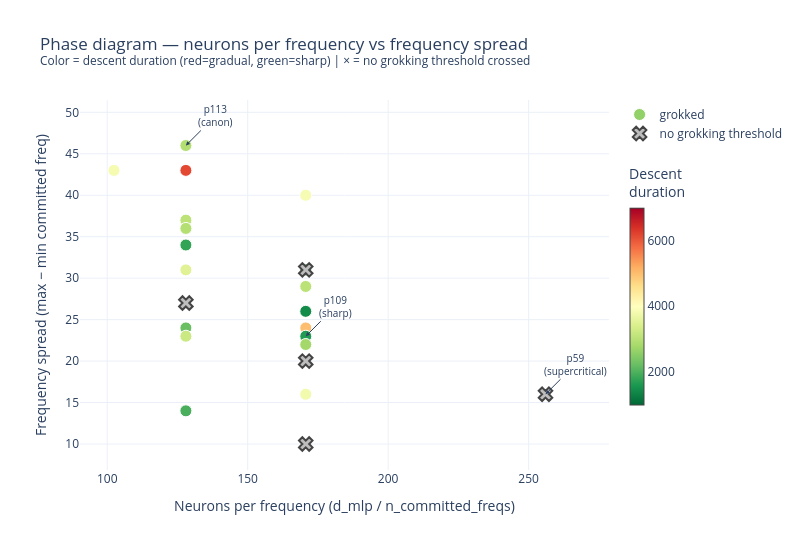

Write notebook code for a chart like this one.
### Markdown cell above
## Main phase diagram — neurons-per-frequency vs frequency spread

These two axes capture different aspects of how the model distributes resources:
- **npf** (neurons per frequency): how many neurons are available per Fourier mode
- **freq_spread**: how wide the committed frequency set is across the spectrum

Color encodes `descent_duration` (grokking epoch - second descent onset).
Models that never crossed the grokking threshold are shown as open markers (×).

### Code cell
_LABEL_COLORS = {
    "healthy": "#2196F3",
    "late_grokker": "#FF9800",
    "degraded": "#9C27B0",
    "no_second_descent": "#F44336",
    "unknown": "#9E9E9E",
}

df_grokked = df[df["grokked"] & df["npf"].notna()].copy()
df_ungrokked = df[~df["grokked"] & df["npf"].notna()].copy()

fig = go.Figure()

# Grokked variants — color by descent_duration
fig.add_trace(go.Scatter(
    x=df_grokked["npf"],
    y=df_grokked["freq_spread"],
    mode="markers",
    marker=dict(
        size=12,
        color=df_grokked["descent_duration"],
        colorscale="RdYlGn_r",  # red = long duration (gradual), green = short (sharp)
        colorbar=dict(title="Descent<br>duration", thickness=14, len=0.7),
        line=dict(width=1, color="white"),
        cmin=1000,
        cmax=7000,
    ),
    text=df_grokked["variant"] + "<br>" + df_grokked["label"] +
         "<br>dur=" + df_grokked["descent_duration"].apply(lambda x: f"{x:.0f}" if x else "—"),
    hovertemplate="%{text}<br>npf=%{x:.0f} spread=%{y}<extra></extra>",
    name="grokked",
    showlegend=True,
))

# Ungrokked variants — grey × markers
if len(df_ungrokked) > 0:
    fig.add_trace(go.Scatter(
        x=df_ungrokked["npf"],
        y=df_ungrokked["freq_spread"],
        mode="markers",
        marker=dict(size=12, symbol="x", color="#BDBDBD", line=dict(width=2)),
        text=df_ungrokked["variant"] + "<br>" + df_ungrokked["label"],
        hovertemplate="%{text}<br>npf=%{x:.0f} spread=%{y}<extra>no grokking threshold</extra>",
        name="no grokking threshold",
    ))

# Annotate reference models
references = [
    ("p109/s485/ds598", "p109\n(sharp)"),
    ("p59/s485/ds598", "p59\n(supercritical)"),
    ("p113/s999/ds598", "p113\n(canon)"),
    ("p101/s999/ds598", "p101\n(open-loop)"),
]
for variant_id, annotation in references:
    row = df[df["variant"] == variant_id]
    if len(row) == 0 or row["npf"].isna().all():
        continue
    r = row.iloc[0]
    fig.add_annotation(
        x=r["npf"], y=r["freq_spread"],
        text=annotation.replace("\n", "<br>"),
        showarrow=True, arrowhead=2, arrowsize=0.8,
        ax=30, ay=-30, font=dict(size=10),
    )

fig.update_layout(
    title="Phase diagram — neurons per frequency vs frequency spread<br>"
          "<sup>Color = descent duration (red=gradual, green=sharp) | × = no grokking threshold crossed</sup>",
    xaxis_title="Neurons per frequency (d_mlp / n_committed_freqs)",
    yaxis_title="Frequency spread (max − min committed freq)",
    template="plotly_white",
    height=550,
    width=800,
)
fig.show()
fig.write_image(str(EXPORT_DIR / "phase_diagram_npf_spread.png"))

### Figure 1 — Plotly figure (JSON) as saved in the notebook; plotly's stock layout.template omitted (floating-point values rounded to 4 significant figures)
{"data": [{"hovertemplate": "%{text}<br>npf=%{x:.0f} spread=%{y}<extra></extra>", "marker": {"cmax": 7000, "cmin": 1000, "color": [2611.0, 3055.0, 4999.0, 1790.0, 2242.0, 3527.0, 3032.0, 1930.0, 1659.0, 3239.0, 1970.0, 6160.0, 1437.0, 2945.0, 3843.0, 2968.0, 3799.0, 3876.0, 2777.0], "colorbar": {"len": 0.7, "thickness": 14, "title": {"text": "Descent<br>duration"}}, "colorscale": [[0, "rgb(0,104,55)"], [0.1, "rgb(26,152,80)"], [0.2, "rgb(102,189,99)"], [0.3, "rgb(166,217,106)"], [0.4, "rgb(217,239,139)"], [0.5, "rgb(255,255,191)"], [0.6, "rgb(254,224,139)"], [0.7, "rgb(253,174,97)"], [0.8, "rgb(244,109,67)"], [0.9, "rgb(215,48,39)"], [1, "rgb(165,0,38)"]], "line": {"color": "white", "width": 1}, "size": 12}, "mode": "markers", "name": "grokked", "showlegend": true, "text": ["p101/s485/ds598<br>late_grokker<br>dur=2611", "p101/s999/ds42<br>healthy<br>dur=3055", "p101/s999/ds999<br>healthy<br>dur=4999", "p103/s485/ds598<br>healthy<br>dur=1790", "p103/s999/ds598<br>healthy<br>dur=2242", "p107/s485/ds598<br>late_grokker<br>dur=3527", "p107/s999/ds598<br>healthy<br>dur=3032", "p109/s485/ds42<br>healthy<br>dur=1930", "p109/s485/ds598<br>healthy<br>dur=1659", "p109/s485/ds999<br>healthy<br>dur=3239", "p109/s999/ds598<br>healthy<br>dur=1970", "p113/s485/ds42<br>late_grokker<br>dur=6160", "p113/s485/ds598<br>healthy<br>dur=1437", "p113/s999/ds598<br>healthy<br>dur=2945", "p127/s485/ds598<br>late_grokker<br>dur=3843", "p127/s999/ds598<br>late_grokker<br>dur=2968", "p59/s999/ds598<br>healthy<br>dur=3799", "p97/s485/ds598<br>healthy<br>dur=3876", "p97/s999/ds598<br>healthy<br>dur=2777"], "type": "scatter", "x": [128.0, 128.0, 170.7, 128.0, 128.0, 128.0, 170.7, 170.7, 170.7, 128.0, 128.0, 128.0, 170.7, 128.0, 102.4, 128.0, 170.7, 170.7, 170.7], "y": [34, 37, 24, 34, 24, 31, 29, 31, 23, 23, 14, 43, 26, 46, 43, 36, 16, 40, 22]}, {"hovertemplate": "%{text}<br>npf=%{x:.0f} spread=%{y}<extra>no grokking threshold</extra>", "marker": {"color": "#BDBDBD", "line": {"width": 2}, "size": 12, "symbol": "x"}, "mode": "markers", "name": "no grokking threshold", "text": ["p101/s485/ds999<br>degraded", "p113/s485/ds999<br>degraded", "p113/s999/ds999<br>degraded", "p59/s485/ds598<br>late_grokker", "p59/s999/ds999<br>degraded"], "type": "scatter", "x": [170.7, 128.0, 170.7, 256.0, 170.7], "y": [31, 27, 20, 16, 10]}], "layout": {"annotations": [{"arrowhead": 2, "arrowsize": 0.8, "ax": 30, "ay": -30, "font": {"size": 10}, "showarrow": true, "text": "p109<br>(sharp)", "x": 170.7, "y": 23}, {"arrowhead": 2, "arrowsize": 0.8, "ax": 30, "ay": -30, "font": {"size": 10}, "showarrow": true, "text": "p59<br>(supercritical)", "x": 256, "y": 16}, {"arrowhead": 2, "arrowsize": 0.8, "ax": 30, "ay": -30, "font": {"size": 10}, "showarrow": true, "text": "p113<br>(canon)", "x": 128, "y": 46}], "height": 550, "title": {"text": "Phase diagram — neurons per frequency vs frequency spread<br><sup>Color = descent duration (red=gradual, green=sharp) | × = no grokking threshold crossed</sup>"}, "width": 800, "xaxis": {"title": {"text": "Neurons per frequency (d_mlp / n_committed_freqs)"}}, "yaxis": {"title": {"text": "Frequency spread (max − min committed freq)"}}}}
